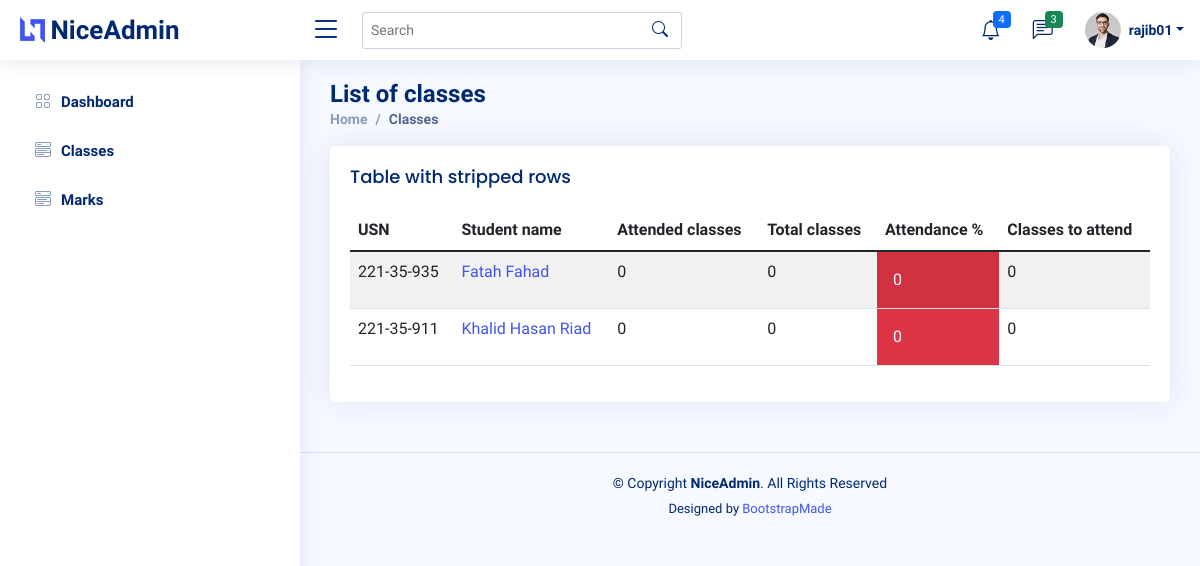
The app's page /teacher/17/Students/attendance/ (signed in) with its own data.
### backend/models.py (models this page shows, shortened)
class User(AbstractUser):
    @property
    def is_student(self):
        if hasattr(self, 'student'):
            return True
        return False

class AttendanceTotal(models.Model):
    course = models.ForeignKey(Course, on_delete=models.CASCADE)
    student = models.ForeignKey(Student, on_delete=models.CASCADE)
    class Meta:
        unique_together = (('student', 'course'),)
    @property
    def att_class(self):
        stud = Student.objects.get(name=self.student)
        cr = Course.objects.get(name=self.course)
        att_class = Attendance.objects.filter(course=cr, student=stud, status='True').count()
        return att_class
    @property
    def total_class(self):
        stud = Student.objects.get(name=self.student)
        cr = Course.objects.get(name=self.course)
        total_class = Attendance.objects.filter(course=cr, student=stud).count()
        return total_class
    @property
    def attendance(self):
        stud = Student.objects.get(name=self.student)
        cr = Course.objects.get(name=self.course)
        total_class = Attendance.objects.filter(course=cr, student=stud).count()
        att_class = Attendance.objects.filter(course=cr, student=stud, status='True').count()
        if total_class == 0:
            attendance = 0
        else:
            attendance = round(att_class / total_class * 100, 2)
        return attendance
    @property
    def classes_to_attend(self):
        stud = Student.objects.get(name=self.student)
        cr = Course.objects.get(name=self.course)
        total_class = Attendance.objects.filter(course=cr, student=stud).count()
        att_class = Attendance.objects.filter(course=cr, student=stud, status='True').count()
        cta = math.ceil((0.75 * total_class - att_class) / 0.25)
        if cta < 0:
            return 0
        return cta

class Student(models.Model):
    user = models.OneToOneField(User, on_delete=models.CASCADE, null=True)
    class_id = models.ForeignKey(Class, on_delete=models.CASCADE, default=1)
    USN = models.CharField(primary_key='True', max_length=100)
    name = models.CharField(max_length=200)
    sex = models.CharField(max_length=50, choices=sex_choice, default='Male')
    DOB = models.DateField(default='1998-01-01')
    def __str__(self):
        return self.name

class Course(models.Model):
    dept = models.ForeignKey(Dept, on_delete=models.CASCADE)
    id = models.CharField(primary_key='True', max_length=50)
    name = models.CharField(max_length=50)
    shortname = models.CharField(max_length=50, default='X')
    def __str__(self):
        return self.name

### backend/views.py (the view)
# urls.py: path('teacher/<int:assign_id>/Students/attendance/', views.t_student, name='students'),
@login_required()
def t_student(request, assign_id):
    ass = Assign.objects.get(id=assign_id)
    att_list = []
    for stud in ass.class_id.student_set.all():
        try:
            a = AttendanceTotal.objects.get(student=stud, course=ass.course)
        except AttendanceTotal.DoesNotExist:
            a = AttendanceTotal(student=stud, course=ass.course)
            a.save()
        att_list.append(a)
    return render(request, 'teacher/students.html', {'att_list': att_list})

### backend/templates/teacher/students.html
{% extends '../asset/base.html' %}
{% load static %}
{% block content %}
<main id="main" class="main">
    <div class="pagetitle">
      <h1>List of classes</h1>
      <nav>
        <ol class="breadcrumb">
          <li class="breadcrumb-item"><a href="index.html">Home</a></li>
          <li class="breadcrumb-item active">Classes</li>
        </ol>
      </nav>
    </div>
    <section class="section dashboard">
      <div class="row">
        <div class="col-lg-12">
            <div class="card">
              <div class="card-body">
                <h5 class="card-title">Table with stripped rows</h5>
                <table class="table table-striped">
                  <thead>
                    <tr>
                      <th>USN</th>
                      <th>Student name</th>
                      <th>Attended classes</th>
                      <th>Total classes</th>
                      <th>Attendance %</th>
                      <th>Classes to attend</th>
                  </tr>
                  </thead>
                <tbody>
                  {% for a in att_list %}
                  <tr>
                      <td>{{ a.student_id }}</td>
                      <td><a href="#">{{ a.student.name }}</a></td>
                      <td>{{ a.att_class }}</td>
                      <td>{{ a.total_class }}</td>
                      {% if a.attendance < 75 %}
                          <td class="p-3 mb-2 bg-danger text-white">{{ a.attendance }}</td>
                      {% else %}
                          <td class="p-3 mb-2 bg-success text-white">{{ a.attendance }}</td>
                      {% endif %}
                      <td>{{ a.classes_to_attend }}</td>
                  </tr>
                  {% empty %}
                          <p>No students</p>
                  {% endfor %}
                  </tbody>
                </table>
              </div>
            </div>
        </div>
      </div>
    </section>
  </main>
{% endblock %}

### backend/templates/asset/header.html (shortened to what this page needs)
  {% load static %}
  <header id="header" class="header fixed-top d-flex align-items-center">
    <div class="d-flex align-items-center justify-content-between">
      <a href="index.html" class="logo d-flex align-items-center">
        <img src="{% static 'assets/img/logo.png' %}" alt="">
        <span class="d-none d-lg-block">NiceAdmin</span>
      </a>
      <i class="bi bi-list toggle-sidebar-btn"></i>
    </div>
    <div class="search-bar">
      <form class="search-form d-flex align-items-center" method="POST" action="#">
        <input type="text" name="query" placeholder="Search" title="Enter search keyword">
        <button type="submit" title="Search"><i class="bi bi-search"></i></button>
      </form>
    </div>
    <nav class="header-nav ms-auto">
      <ul class="d-flex align-items-center">
        <li class="nav-item dropdown">
          <a class="nav-link nav-icon" href="#" data-bs-toggle="dropdown">
            <i class="bi bi-bell"></i>
            <span class="badge bg-primary badge-number">4</span>
          </a>
        </li>
        <li class="nav-item dropdown">
          <a class="nav-link nav-icon" href="#" data-bs-toggle="dropdown">
            <i class="bi bi-chat-left-text"></i>
            <span class="badge bg-success badge-number">3</span>
          </a>
        </li>
        <li class="nav-item dropdown pe-3">
          <a class="nav-link nav-profile d-flex align-items-center pe-0" href="#" data-bs-toggle="dropdown">
            <img src="{% static 'assets/img/profile-img.jpg' %}" alt="Profile" class="rounded-circle">
            <span class="d-none d-md-block dropdown-toggle ps-2">{{request.user}}</span>
          </a>
        </li>
      </ul>
    </nav>
  </header>

### static/assets/css/style.css (style rules this page uses)
:root { scroll-behavior: smooth; }
body { font-family: "Open Sans", sans-serif; background: #f6f9ff; color: #444444; }
a { color: #4154f1; text-decoration: none; }
h1, h2, h3, h4, h5, h6 { font-family: "Nunito", sans-serif; }
#main { margin-top: 60px; padding: 20px 30px; transition: all 0.3s; }
.pagetitle { margin-bottom: 10px; }
.pagetitle h1 { font-size: 24px; margin-bottom: 0; font-weight: 600; color: #012970; }
.card { margin-bottom: 30px; border: none; border-radius: 5px; box-shadow: 0px 0 30px rgba(1, 41, 112, 0.1); }
.card-title { padding: 20px 0 15px 0; font-size: 18px; font-weight: 500; color: #012970; font-family: "Poppins", sans-serif; }
.card-body { padding: 0 20px 20px 20px; }
.breadcrumb { font-size: 14px; font-family: "Nunito", sans-serif; color: #899bbd; font-weight: 600; }
.breadcrumb a { color: #899bbd; transition: 0.3s; }
.breadcrumb .breadcrumb-item::before { color: #899bbd; }
.breadcrumb .active { color: #51678f; font-weight: 600; }
.logo { line-height: 1; }
@media (min-width: 1200px) { .logo { width: 280px; } }
.logo img { max-height: 26px; margin-right: 6px; }
.logo span { font-size: 26px; font-weight: 700; color: #012970; font-family: "Nunito", sans-serif; }
.header { transition: all 0.5s; z-index: 997; height: 60px; box-shadow: 0px 2px 20px rgba(1, 41, 112, 0.1); background-color: #fff; padding-left: 20px; }
.header .toggle-sidebar-btn { font-size: 32px; padding-left: 10px; cursor: pointer; color: #012970; }
.header .search-bar { min-width: 360px; padding: 0 20px; }
.header .search-form { width: 100%; }
.header .search-form input { border: 0; font-size: 14px; color: #012970; border: 1px solid rgba(1, 41, 112, 0.2); padding: 7px 38px 7px 8px; border-radius: 3px; transition: 0.3s; width: 100%; }
.header .search-form button { border: 0; padding: 0; margin-left: -30px; background: none; }
.header .search-form button i { color: #012970; }
.header-nav ul { list-style: none; }
.header-nav > ul { margin: 0; padding: 0; }
.header-nav .nav-icon { font-size: 20px; color: #012970; }
.header-nav .nav-profile { color: #012970; }
.header-nav .nav-profile img { max-height: 36px; }
.header-nav .nav-profile span { font-size: 14px; font-weight: 600; }
.header-nav .badge-number { position: absolute; inset: 4px 6px auto auto; font-weight: normal; font-size: 11px; padding: 3px 6px; }
@media (min-width: 1200px) { #main, #footer { margin-left: 300px; } }

### records on screen
User: user "rajib01"
AttendanceTotal: student_id "221-35-935", student.name "Fatah Fahad", att_class "0", total_class "0", attendance "0", classes_to_attend "0"
AttendanceTotal: student_id "221-35-911", student.name "Khalid Hasan Riad", att_class "0", total_class "0", attendance "0", classes_to_attend "0"
